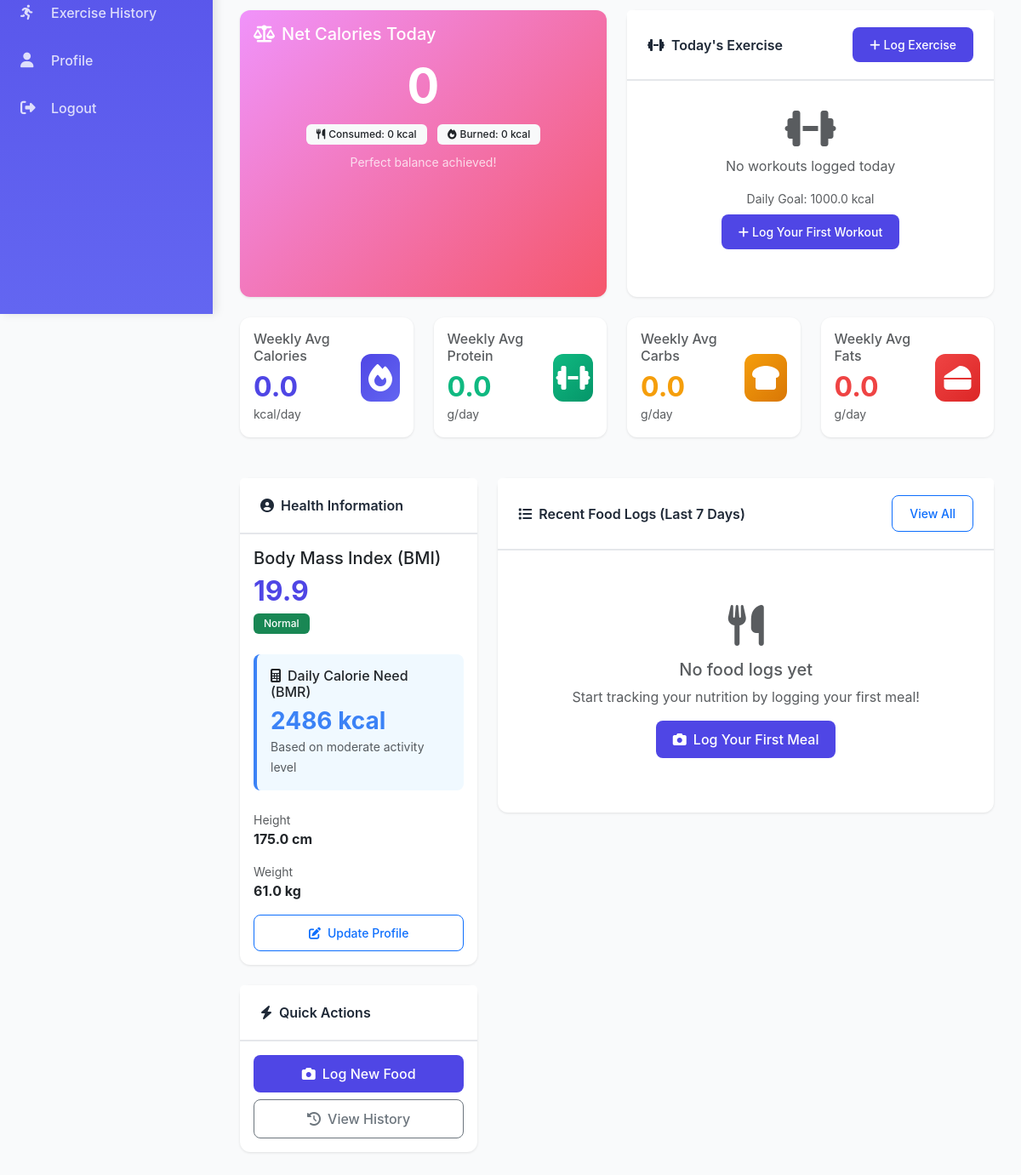
The app's page /dashboard (signed in, lower part), older data.
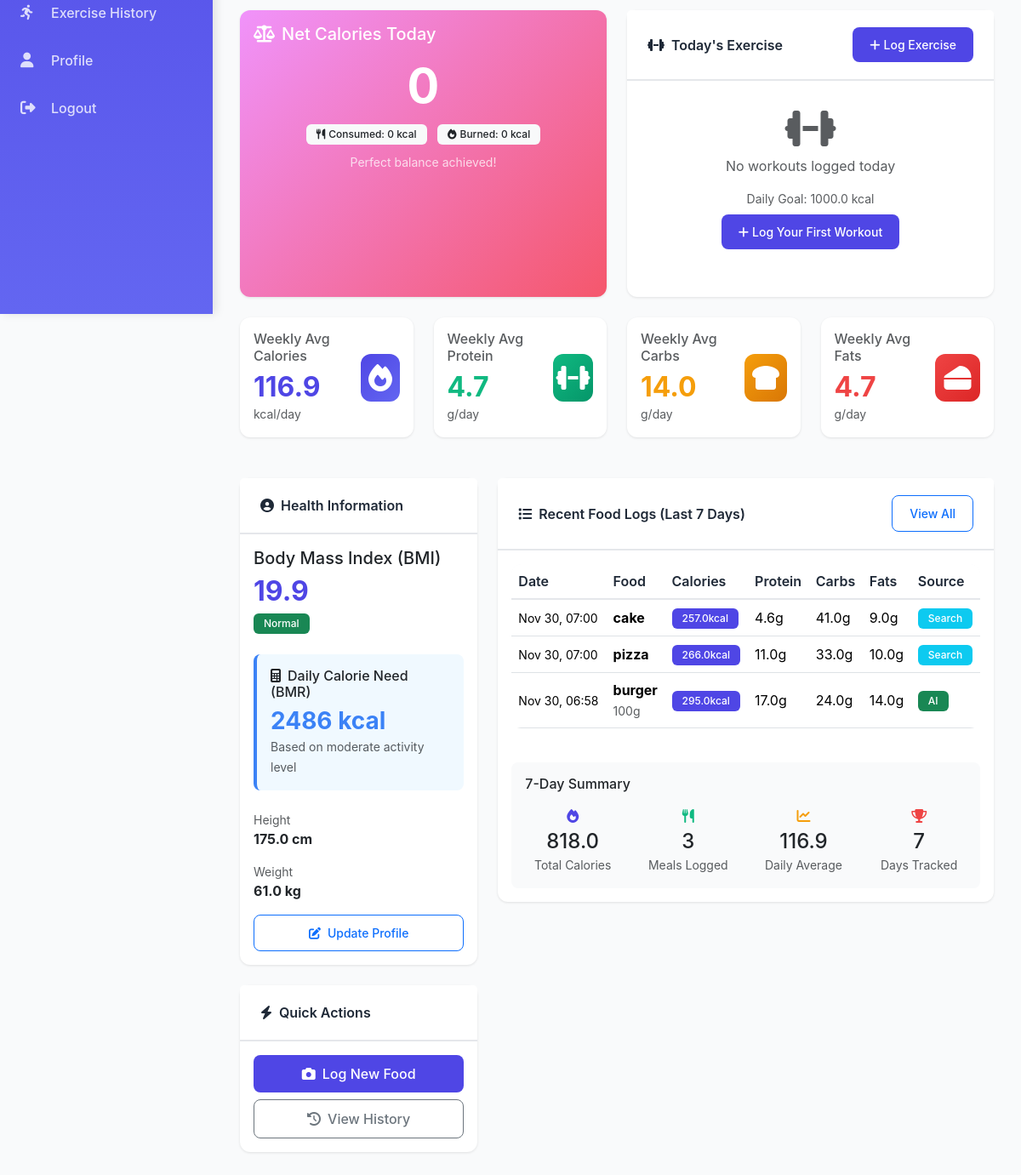
The same page, newer data.
### app.py (models this page shows)
class FoodLog(db.Model):
    id = db.Column(db.Integer, primary_key=True)
    user_id = db.Column(db.Integer, db.ForeignKey('user.id'))
    food_name = db.Column(db.String(200))
    calories = db.Column(db.Float)
    protein = db.Column(db.Float, default=0)
    carbs = db.Column(db.Float, default=0)
    fats = db.Column(db.Float, default=0)
    serving_size = db.Column(db.String(100), default="100g")
    date = db.Column(db.DateTime, default=datetime.utcnow)
    source = db.Column(db.String(50))
    image_path = db.Column(db.String(300), nullable=True)

### app.py (the view)
@app.route('/dashboard')
@login_required
def dashboard():
    week_ago = datetime.utcnow() - timedelta(days=7)
    recent_logs = FoodLog.query.filter(
        FoodLog.user_id == current_user.id,
        FoodLog.date >= week_ago
    ).order_by(FoodLog.date.desc()).all()
    total_calories = sum(log.calories or 0 for log in recent_logs)
    total_protein = sum(log.protein or 0 for log in recent_logs)
    total_carbs = sum(log.carbs or 0 for log in recent_logs)
    total_fats = sum(log.fats or 0 for log in recent_logs)
    days_count = 7
    avg_calories = round(total_calories / days_count, 1)
    avg_protein = round(total_protein / days_count, 1)
    avg_carbs = round(total_carbs / days_count, 1)
    avg_fats = round(total_fats / days_count, 1)
    bmi = None
    bmi_category = ""
    if current_user.height_cm and current_user.weight_kg:
        height_m = current_user.height_cm / 100.0
        if height_m > 0:
            bmi = round(current_user.weight_kg / (height_m * height_m), 1)
            if bmi < 18.5:
                bmi_category = "Underweight"
            elif bmi < 25:
                bmi_category = "Normal"
            elif bmi < 30:
                bmi_category = "Overweight"
            else:
                bmi_category = "Obese"
    recommended_calories = calculate_bmr(current_user)
    consumed_today, today_logs = get_daily_calorie_intake(current_user.id)
    calorie_percentage = 0
    remaining_calories = 0
    if recommended_calories:
        calorie_percentage = round((consumed_today / recommended_calories) * 100, 1)
        remaining_calories = recommended_calories - consumed_today
    exercise_stats = get_daily_exercise_stats(current_user.id)
    exercise_goal = ExerciseGoal.query.filter_by(user_id=current_user.id).first()
    exercise_goal_value = exercise_goal.daily_calorie_goal if exercise_goal else 500
    net_calories = consumed_today - exercise_stats['total_calories']
    return render_template('dashboard.html',
                         recent_logs=recent_logs[:10],
                         total_calories=total_calories,
                         avg_calories=avg_calories,
                         avg_protein=avg_protein,
                         avg_carbs=avg_carbs,
                         avg_fats=avg_fats,
                         bmi=bmi,
                         bmi_category=bmi_category,
                         recommended_calories=recommended_calories,
                         consumed_today=consumed_today,
                         remaining_calories=remaining_calories,
                         calorie_percentage=calorie_percentage,
                         today_logs=today_logs,
                         exercise_stats=exercise_stats,
                         exercise_goal=exercise_goal_value,
                         net_calories=net_calories)

### app.py (called while the page is built)
@login_manager.user_loader
def load_user(user_id):
    return User.query.get(int(user_id))

def get_daily_exercise_stats(user_id):
    today_start = datetime.utcnow().replace(hour=0, minute=0, second=0, microsecond=0)
    today_exercises = ExerciseLog.query.filter(
        ExerciseLog.user_id == user_id,
        ExerciseLog.date >= today_start
    ).all()
    total_calories = sum(ex.calories_burned or 0 for ex in today_exercises)
    total_duration = sum(ex.duration_minutes or 0 for ex in today_exercises)
    return {
        'total_calories': round(total_calories),
        'total_duration': round(total_duration),
        'exercise_count': len(today_exercises),
        'exercises': today_exercises
    }

def calculate_bmr(user):
    if not all([user.weight_kg, user.height_cm, user.age, user.gender]):
        return None
    bmr = 10 * user.weight_kg + 6.25 * user.height_cm - 5 * user.age
    if user.gender.lower() == 'male':
        bmr += 5
    elif user.gender.lower() == 'female':
        bmr -= 161
    else:
        bmr -= 78
    daily_calories = bmr * 1.55
    return round(daily_calories)

### templates/dashboard.html (shortened to what the changed rows need)
{% extends "base.html" %}
{% block content %}
{% if recommended_calories %}
<div class="row mb-4">
    <div class="col-md-6">
        <div class="card h-100" style="background: linear-gradient(135deg, #f093fb 0%, #f5576c 100%); color: white; border: none;">
            <div class="card-body">
                <div class="text-center">
                    <h2 class="display-4 fw-bold mb-2">{{ net_calories }}</h2>
                </div>
            </div>
        </div>
    </div>
</div>
{% endif %}
<div class="row g-4 mb-4">
    <div class="col-md-3">
        <div class="card">
            <div class="card-body">
                <div class="d-flex justify-content-between align-items-center">
                    <div>
                        <h6 class="text-muted mb-2">Weekly Avg Calories</h6>
                        <h2 class="mb-0 fw-bold" style="color: #4F46E5;">{{ avg_calories }}</h2>
                        <small class="text-muted">kcal/day</small>
                    </div>
                </div>
            </div>
        </div>
    </div>
    <div class="col-md-3">
        <div class="card">
            <div class="card-body">
                <div class="d-flex justify-content-between align-items-center">
                    <div>
                        <h6 class="text-muted mb-2">Weekly Avg Protein</h6>
                        <h2 class="mb-0 fw-bold" style="color: #10B981;">{{ avg_protein }}</h2>
                        <small class="text-muted">g/day</small>
                    </div>
                </div>
            </div>
        </div>
    </div>
    <div class="col-md-3">
        <div class="card">
            <div class="card-body">
                <div class="d-flex justify-content-between align-items-center">
                    <div>
                        <h6 class="text-muted mb-2">Weekly Avg Carbs</h6>
                        <h2 class="mb-0 fw-bold" style="color: #F59E0B;">{{ avg_carbs }}</h2>
                        <small class="text-muted">g/day</small>
                    </div>
                </div>
            </div>
        </div>
    </div>
    <div class="col-md-3">
        <div class="card">
            <div class="card-body">
                <div class="d-flex justify-content-between align-items-center">
                    <div>
                        <h6 class="text-muted mb-2">Weekly Avg Fats</h6>
                        <h2 class="mb-0 fw-bold" style="color: #EF4444;">{{ avg_fats }}</h2>
                        <small class="text-muted">g/day</small>
                    </div>
                </div>
            </div>
        </div>
    </div>
</div>
<div class="row g-4">
    <div class="col-lg-4">
        <div class="card">
            <div class="card-body">
                {% if bmi %}
                    <div class="mb-4">
                        <h2 class="mb-1 fw-bold" style="color: #4F46E5;">{{ bmi }}</h2>
                    </div>
                {% endif %}
            </div>
        </div>
    </div>
    <div class="col-lg-8">
        <div class="card">
            <div class="card-body">
                {% if recent_logs %}
                <div class="table-responsive">
                    <table class="table table-hover align-middle">
                        <thead>
                            <tr>
                                <th>Date</th>
                                <th>Food</th>
                                <th>Calories</th>
                                <th>Protein</th>
                                <th>Carbs</th>
                                <th>Fats</th>
                                <th>Source</th>
                            </tr>
                        </thead>
                        <tbody>
                            {% for log in recent_logs %}
                            <tr>
                                <td>
                                    <small>{{ log.date.strftime('%b %d, %H:%M') }}</small>
                                </td>
                                <td>
                                    <strong>{{ log.food_name }}</strong>
                                    {% if log.image_path %}
                                    <br><small class="text-muted">{{ log.serving_size }}</small>
                                    {% endif %}
                                </td>
                                <td>
                                    <span class="badge" style="background: #4F46E5;">{{ log.calories }}kcal</span>
                                </td>
                                <td>{{ log.protein }}g</td>
                                <td>{{ log.carbs }}g</td>
                                <td>{{ log.fats }}g</td>
                                <td>
                                    {% if log.source == 'ai' %}
                                    <span class="badge bg-success">AI</span>
                                    {% elif log.source == 'search' %}
                                    <span class="badge bg-info">Search</span>
                                    {% else %}
                                    <span class="badge bg-secondary">Manual</span>
                                    {% endif %}
                                </td>
                            </tr>
                            {% endfor %}
                        </tbody>
                    </table>
                </div>
                <div class="mt-4 p-3" style="background: #F9FAFB; border-radius: 8px;">
                    <h6 class="mb-3">7-Day Summary</h6>
                    <div class="row">
                        <div class="col-md-3 text-center">
                            <div class="mb-1"><i class="fas fa-fire" style="color: #4F46E5;"></i></div>
                            <h4 class="mb-0">{{ total_calories }}</h4>
                            <small class="text-muted">Total Calories</small>
                        </div>
                        <div class="col-md-3 text-center">
                            <div class="mb-1"><i class="fas fa-utensils" style="color: #10B981;"></i></div>
                            <h4 class="mb-0">{{ recent_logs|length }}</h4>
                            <small class="text-muted">Meals Logged</small>
                        </div>
                        <div class="col-md-3 text-center">
                            <div class="mb-1"><i class="fas fa-chart-line" style="color: #F59E0B;"></i></div>
                            <h4 class="mb-0">{{ avg_calories }}</h4>
                            <small class="text-muted">Daily Average</small>
                        </div>
                        <div class="col-md-3 text-center">
                            <div class="mb-1"><i class="fas fa-trophy" style="color: #EF4444;"></i></div>
                            <h4 class="mb-0">7</h4>
                            <small class="text-muted">Days Tracked</small>
                        </div>
                    </div>
                </div>
                {% else %}
                <div class="text-center py-5">
                    <i class="fas fa-utensils fa-3x text-muted mb-3"></i>
                    <h5 class="text-muted">No food logs yet</h5>
                    <p class="text-muted">Start tracking your nutrition by logging your first meal!</p>
                    <a href="{{ url_for('log_food') }}" class="btn btn-primary">
                        <i class="fas fa-camera me-2"></i>Log Your First Meal
                    </a>
                </div>
                {% endif %}
            </div>
        </div>
    </div>
</div>
{% endblock %}

Row changes from the older to the newer data that the page shows:
added FoodLog: date "Nov 30, 07:00", food_name "cake", calories "257.0", protein "4.6", carbs "41.0", fats "9.0", source "Search"
added FoodLog: date "Nov 30, 07:00", food_name "pizza", calories "266.0", protein "11.0", carbs "33.0", fats "10.0", source "Search"
added FoodLog: date "Nov 30, 06:58", food_name "burger", serving_size "100g", calories "295.0", protein "17.0", carbs "24.0", fats "14.0", source "AI"
Text that changed along with them:
{{ avg_calories }}: "0.0" → "116.9"
{{ avg_protein }}: "0.0" → "4.7"
{{ avg_carbs }}: "0.0" → "14.0"
{{ avg_fats }}: "0.0" → "4.7"
{{ total_calories }}: (not shown) → "818.0"
{{ recent_logs|length }}: (not shown) → "3"
{{ avg_calories }}: (not shown) → "116.9"
text no longer shown: "No food logs yet Start tracking your nutrition by logging your first meal! Log Your First Meal"
text now shown: "Date Food Calories Protein Carbs Fats Source 7-Day Summary Total Calories Meals Logged Daily Average 7 Days Tracked"
